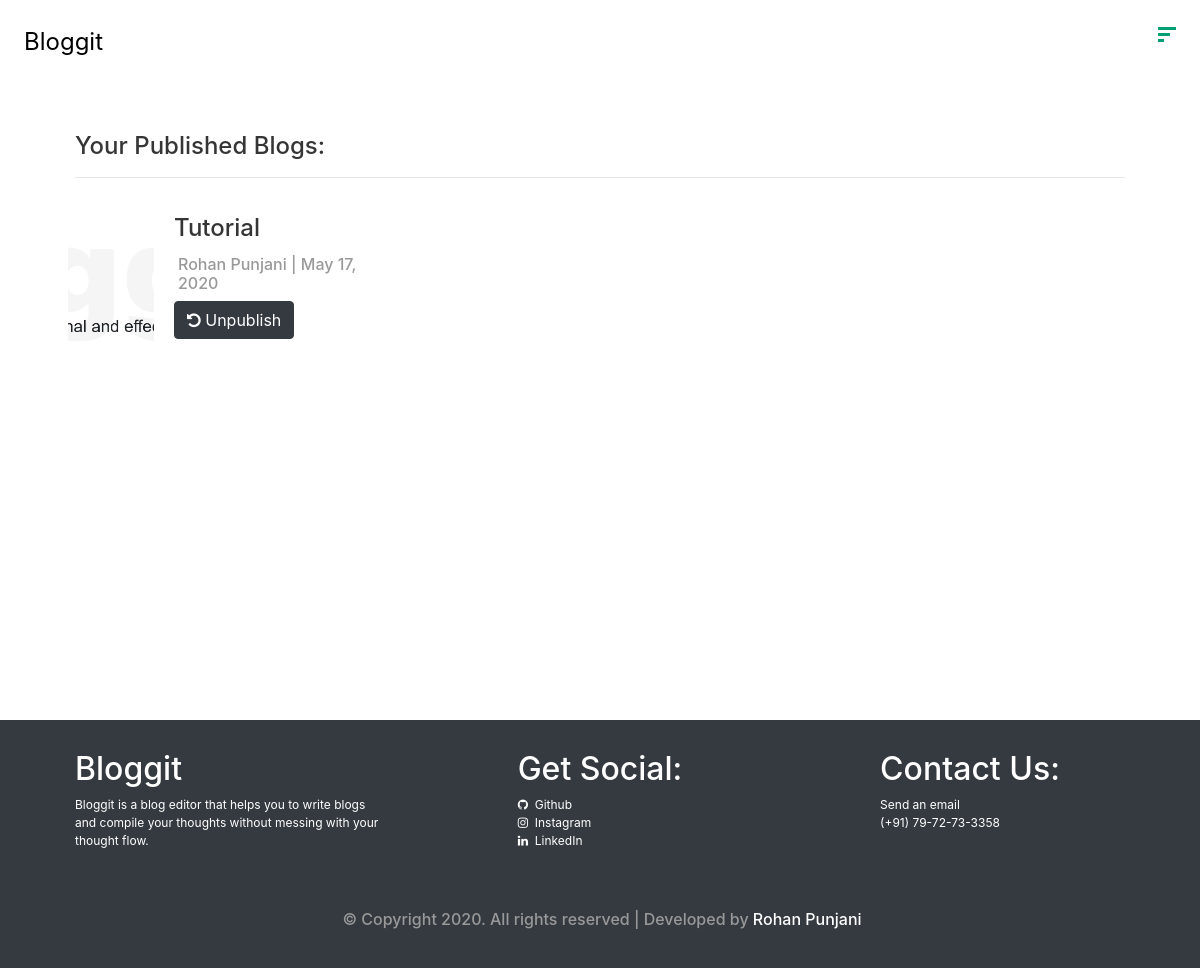
Before: /published (signed in) with the older database file.
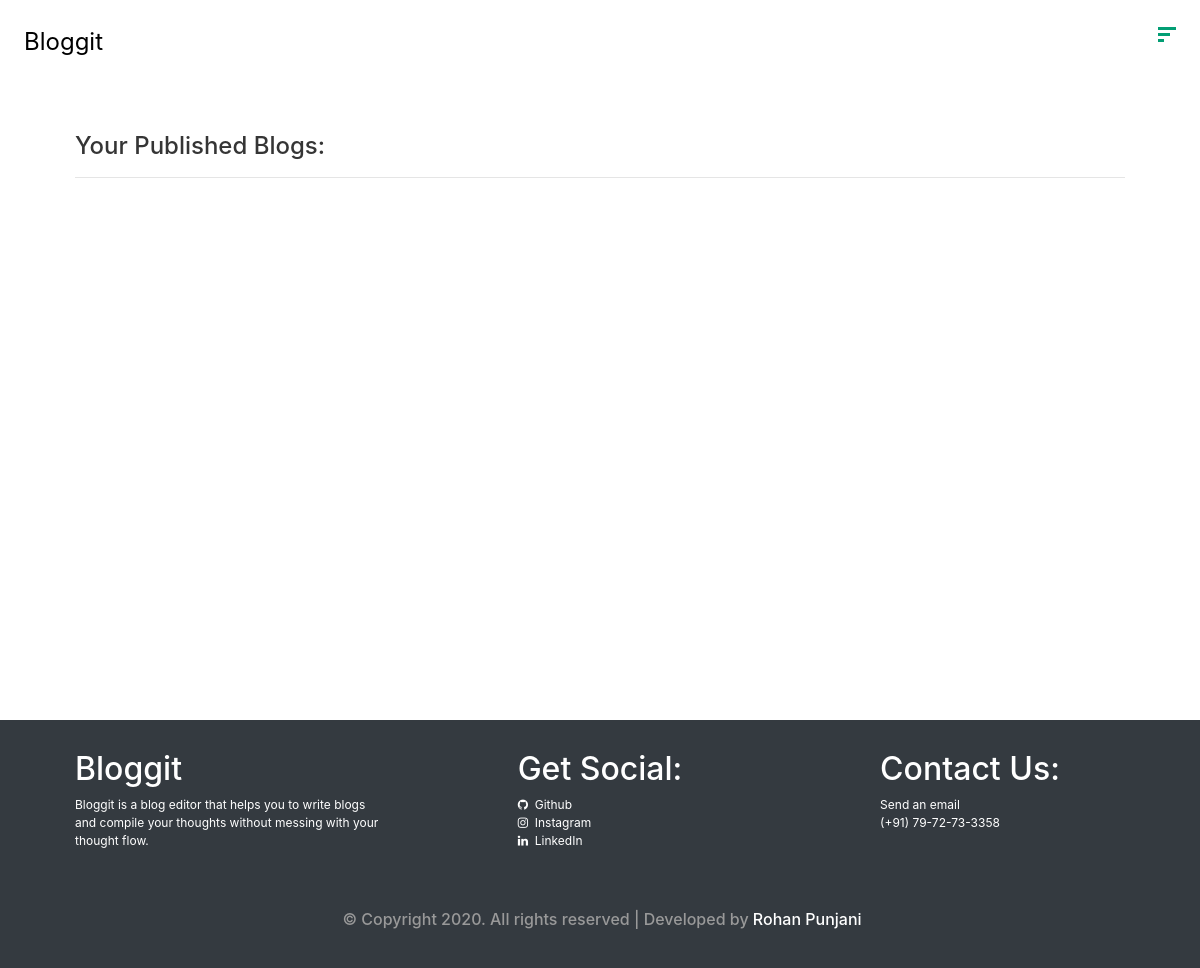
After: the same page with the newer database file.
### blog/models.py (models this page shows, shortened)
class blog(models.Model):
    user = models.ForeignKey(User, on_delete=models.CASCADE)
    heading = models.CharField(max_length=100)
    cover_img = models.ImageField(upload_to='blog_covers/%y/%m/%d', default='blog_covers/img5.jpg')
    isPublished = models.BooleanField(default=False)
    created_at = models.DateTimeField(auto_now_add=True)
    updated_at = models.DateTimeField(auto_now=True)
    views = models.IntegerField(default=0)

### blog/views.py (the view)
# urls.py: path('published', views.published, name='published'),
def published(request):
    if(request.user.is_authenticated):
        user = request.user
        published = user.blog_set.filter(isPublished=True).order_by('-id')
        return render(request, 'published.html', {
            'published_feeds': published,
        })
    else:
        return redirect('/')

### blog/templates/published.html (shortened to what the changed rows need)
<!DOCTYPE html>
<html lang="en">
<head>
    {% load static %}
    <link href="https://stackpath.bootstrapcdn.com/font-awesome/4.7.0/css/font-awesome.min.css" rel="stylesheet">
    <link rel="stylesheet" href="{% static 'styles/bootstrap.css' %}">
    <link rel="stylesheet" href="{% static 'styles/nav.css' %}">
    <link rel="stylesheet" href="{% static 'styles/feed.css' %}">
</head>
<body>
    <div class="main">
        <div class="container-fluid">
            <h1>Your Published Blogs:</h1>
            <div class="row">
                {% for feed in published_feeds %}
                <div class="col-sm-6 col-md-6 col-lg-6 col-xl-4">
                    <div class="card feed">
                        <div class="row no-gutters">
                            <div class="col-md-3 col-sm-12 feed_img">
                                <img class="card-img-top" src="{{feed.cover_img.url}}" alt="">
                            </div>
                            <div class="col-md-9 col-sm-12">
                                <div class="card-body">
                                    <h1 class="card-title">{{feed.heading}}</h1>
                                    <h6 class="card-text">{{feed.user.first_name}} {{feed.user.last_name}} | {{feed.created_at.date}}</h6>
                                    <p class="card-text"><a href="unpublish/{{feed.id}}" class="btn btn-dark"><i class="fa fa-undo"></i> Unpublish</a></p>
                                </div>
                            </div>
                        </div>
                    </div>
                </div>
                {% endfor %}
            </div>
        </div>
    </div>
    <footer class="bg-dark text-white d-flex justify-content-center align-items-center">
        <div class="row container">
            <div class="col-md-4 d-flex justify-content-center" style="padding: 30px;">
                <div class="wrapper">
                    <h2 class="text-white bg-dark p-0">Bloggit</h2>
                </div>
            </div>
            <div class="col-md-4 d-flex justify-content-center" style="padding: 30px 10px;">
                <div class="wrapper">
                    <h2 class="text-white bg-dark p-0">Get Social:</h2>
                </div>
            </div>
            <div class="col-md-4 d-flex justify-content-center"  style="padding: 30px 0;">
                <div class="wrapper">
                    <h2 class="text-white bg-dark p-0">Contact Us:</h2>
                </div>
            </div>
        </div>
    </footer>
</body>
</html>

Changed rows visible on the page:
no longer on this page (row edited): blog: cover_img (picture), heading "Tutorial", user.first_name "Rohan", user.last_name "Punjani", created_at "May 17, 2020"
